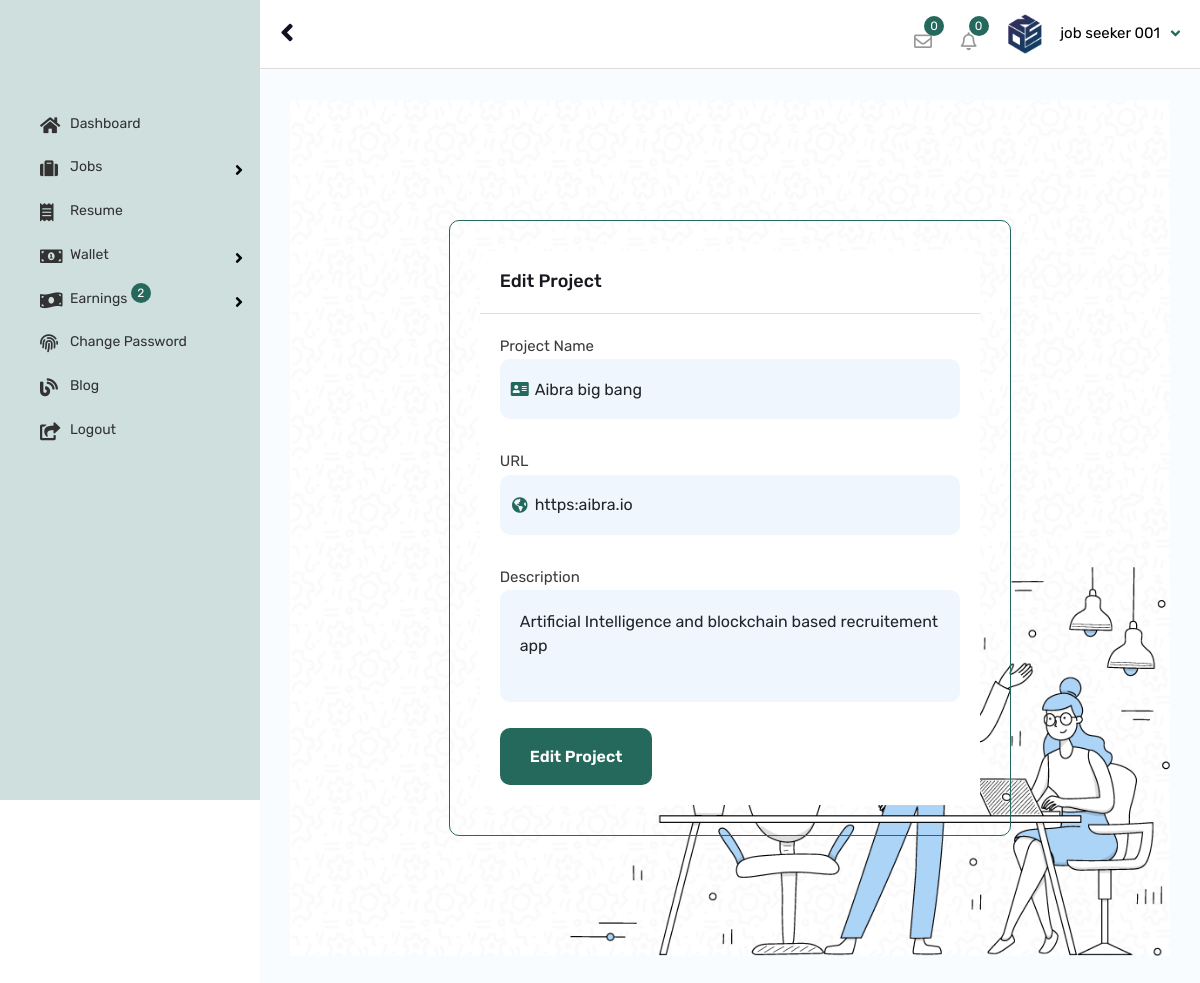
/resume/update/resume/4/edit-project/1/ (signed in), run on the app's committed database.
### app_user/models.py (models this page shows, shortened)
class AppUser(models.Model):
    qr_photo = models.FileField(upload_to='account_files/profile_photos/', blank=True, default="default_files/default_face.jpg")
    user = models.OneToOneField(User, on_delete=models.CASCADE)
    account_type = models.CharField(default="candidate",max_length=10)
    cprofile_status = models.BooleanField(default=False)
    cv = models.FileField(upload_to='account_files/profile_photos/', blank=True, default="default_files/default_face.jpg")
    profile_photo = models.FileField(upload_to='account_files/profile_photos/', blank=True, default="default_files/default_face.jpg")
    address = models.TextField(default=" ")
    country = models.CharField(default=" ",max_length=100)
    postcode = models.CharField(default=" ",max_length=100, blank=True, null=True)
    language = models.CharField(default=" ",max_length=100, blank=True, null=True)
    job_category = models.CharField(default=" ",max_length=100, blank=True, null=True)
    city = models.CharField(default=" ",max_length=100, blank=True, null=True)
    experience = models.CharField(default=" ",max_length=100, blank=True, null=True)
    current_salary = models.CharField(default=" ",max_length=100, blank=True, null=True)
    expected_salary = models.CharField(default=" ",max_length=100, blank=True, null=True)
    phone_no = models.CharField(default=" ",max_length=15)
    age = models.CharField(default="dd/mm/yyyy",max_length=55)
    gender = models.CharField(default=" ",max_length=10)
    facebook_link = models.CharField(default="",max_length=100, blank=True, null=True)
    twitter_link = models.CharField(default="",max_length=100, blank=True, null=True)
    instagram_link = models.CharField(default="",max_length=100, blank=True, null=True)
    linkedin_link = models.CharField(default="",max_length=100, blank=True, null=True)
    github_link = models.CharField(default="",max_length=100, blank=True, null=True)
    discord_link = models.CharField(default="",max_length=100, blank=True, null=True)
    agency_name = models.CharField(default="",max_length=30, null=True)
    rank = models.CharField(default="1",max_length=30, null=True)
    ranks = models.CharField(default="1",max_length=30, null=True)
    rankers = models.CharField(default="1",max_length=30, null=True)
    charge = models.CharField(default="0",max_length=30, null=True)
    bio = models.TextField(default="This agency have not updated their bio..", null=True)
    agency_logo = models.FileField(upload_to='account_files/profile_photos/', blank=True, default="default_files/default_face.jpg")
    resume = models.ForeignKey(Resume, on_delete=models.CASCADE, null=True)
    otp_code = models.CharField(default="none",max_length=10)
    ec_status = models.BooleanField(default=False)
    status = models.BooleanField(default=False)
    wallet_address = models.CharField(default="null",max_length=100)
    wallet_key = models.CharField(default="null",max_length=100)
    pub_date = models.DateTimeField(default=timezone.now)

### resume/models.py (models this page shows, shortened)
class Project(models.Model):
	project = models.CharField(max_length=50, default="none")
	detail = models.TextField(default="none")
	link = models.CharField(max_length=50, default="#")
	status = models.BooleanField(default=False)
	pub_date = models.DateTimeField(default=timezone.now)

### resume/views.py (the view)
# urls.py: path("update/resume/4/edit-project/<int:project_id>/", views.EditProjectView, name="edit_project"),
def EditProjectView(request, project_id):
    project = Project.objects.get(id=project_id)
    if request.method == "POST":
        app_user = AppUser.objects.get(user__pk=request.user.id)
        project_obj = request.POST.get("project")
        detail = request.POST.get("detail")
        link = request.POST.get("link")
        project.project = project_obj
        project.detail = detail
        project.link = link
        project.save()
        messages.warning(request, "Welldone! Resume Updated successfully!")
        return HttpResponseRedirect(reverse("resume:index"))
    else:
        app_user = AppUser.objects.get(user__pk=request.user.id)
        context = {"app_user": app_user, "project": project}
        return render(request, "resume/edit_project.html", context )

### resume/templates/resume/edit_project.html (shortened to what this page needs)
{% extends 'app_user/auth_base.html' %}
{% load static %}
{% block content %}
{% include "app_user/header.html" %}
{% include "app_user/sidebar.html" %}
        <div id="content">
            <div class="content-admin-main">
            <div class="section-full p-t120  p-b90 site-bg-white bg-cover twm-ac-fresher-wrap"
            style="background-image:url({% static 'assets/images/background/pattern.jpg' %})">
                <span class="twm-section-bg-img">
                </span>
                <div class="container">
                    <div class="row d-flex justify-content-center">
                        <div class="col-lg-8 col-md-12">
                            <div class="twm-right-section-panel-wrap2">
                                <div class="twm-right-section-panel " style="border: solid 1px #24695c;">
                                    <div class="panel panel-default">
                                        <div class="panel-heading wt-panel-heading p-a20">
                                            <h4 class="panel-tittle m-a0">Edit Project</h4>
                                        </div>
                                        <div class=" wt-panel-body p-a20 ">
                                            <div class="twm-tabs-style-1" >
                                                <div class="tab-content" id="myTab3Content">
                                                        <form class="" method="post">
                                                            <div class="tab-pane fade show active" id="Employment">
                                                                    <div class="row">
                                                                        <div class="col-xl-12 col-lg-12">
                                                                            <div class="form-group">
                                                                                <label>Project Name</label>
                                                                                <div class="ls-inputicon-box">
                                                                                    <input name="project" class="form-control"  type="text" placeholder="Enter Project Name" value="{{ project.project }}">
                                                                                    <i class="fs-input-icon fa fa-address-card"></i>
                                                                                </div>
                                                                            </div>
                                                                        </div>
                                                                        <div class="col-xl-12 col-lg-12">
                                                                            <div class="form-group">
                                                                                <label>URL</label>
                                                                                <div class="ls-inputicon-box">
                                                                                    <input name="link" class="form-control"  type="text" placeholder="Enter Url" value="{{ project.link }}">
                                                                                    <i class="fs-input-icon fa fa-globe-americas"></i>
                                                                                </div>
                                                                            </div>
                                                                        </div>
                                                                        <div class="col-md-12">
                                                                            <div class="form-group mb-0">
                                                                                <label>Description</label>
                                                                                <textarea name="detail" class="form-control" rows="3" placeholder="Type Description">{{ project.detail }}</textarea>
                                                                            </div>
                                                                        </div>
                                                                    </div>
                                                                </div>
                                                                <br>
                                                                    <div class="col-xl-12 col-lg-12 col-md-12">
                                                                <div class="text-left">
                                                                    <button type="submit" class="site-button">Edit Project</button>
                                                                </div>
                                                            </div>
                                                        </div>
                                                    </div>
                                                        </div>
                                                    </div>
                                                </div>
                                            </div>
                                        </div>
                                    </div>
                                </div>
                            </div>
                        </div>
                    </div>
                </div>
    {% endblock %}

### app_user/templates/app_user/header.html (shortened to what this page needs)
{% load static %}
        <header id="header-admin-wrap" class="header-admin-fixed">
            <div id="header-admin">
                <div class="container">
                    <div class="header-left">
                        <div class="nav-btn-wrap">
                            <a class="nav-btn-admin" id="sidebarCollapse">
                                <span class="fa fa-angle-left"></span>
                            </a>
                        </div>
                    </div>
                    <div class="header-right">
                        <ul class="header-widget-wrap">
                            <li class="header-widget dashboard-message-dropdown">
                                <div class="dropdown">
                                    <a href="javascript:;" class="dropdown-toggle jobzilla-admin-messange" id="ID-MSG_dropdown" data-bs-toggle="dropdown">
                                        <i class="far fa-envelope"></i>
                                        <span class="notification-animate">0</span>
                                    </a>
                                </div>
                            </li>
                            <li class="header-widget dashboard-noti-dropdown">
                                <div class="dropdown">
                                    <a  href="javascript:;" class="dropdown-toggle jobzilla-admin-notification" id="ID-NOTI_dropdown" data-bs-toggle="dropdown">
                                        <i class="far fa-bell"></i>
                                        <span class="notification-animate">0</span>
                                    </a>
                            </li>
                            <li class="header-widget">
                                <div class="dashboard-user-section">
                                    <div class="listing-user">
                                        <div class="dropdown">
                                            <a href="javascript:;" class="dropdown-toggle" id="ID-ACCOUNT_dropdown" data-bs-toggle="dropdown">
                                                <div class="user-name text-black">
                                                    <span>
                                                        <img src="{{ app_user.profile_photo.url }}" alt="" />
                                                    </span>{{ app_user.user.first_name }} {{ app_user.user.last_name }}
                                                </div>
                                            </a>
                                        </div>
                                    </div>
                               </div>
                            </li>
                        </ul>
                    </div>
                </div>
            </div>
        </header>

### data on the page
AppUser: profile_photo (picture), user.first_name "job seeker", user.last_name "001"
Project: project "Aibra big bang", link "https:aibra.io", detail "Artificial Intelligence and blockchain based recruitement app"
